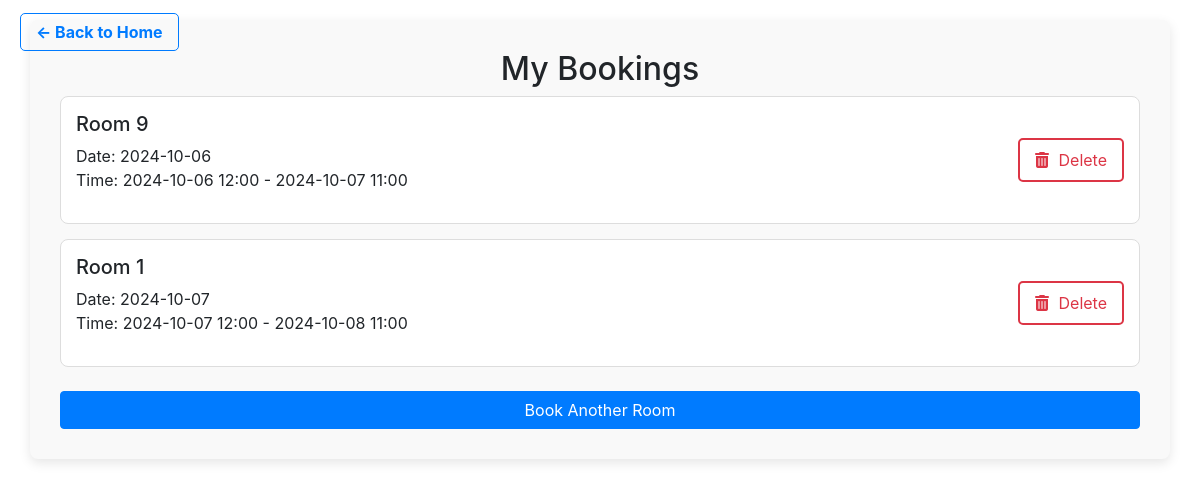
The page /my_bookings (signed in) on the database its author committed.
### tables this page shows
CREATE TABLE bookings (id INTEGER PRIMARY KEY, user_id INTEGER, room_id INTEGER, date TEXT, start_time TEXT, end_time TEXT);

### app.py (the view)
@app.route('/my_bookings')
@login_required
def my_bookings():
    user_id = session['user_id']
    conn = sqlite3.connect('database.db')
    cursor = conn.cursor()
    cursor.execute('SELECT room_id, date, start_time, end_time FROM bookings WHERE user_id=?', (user_id,))
    bookings = cursor.fetchall()  # This will return a list of tuples
    conn.close()
    return render_template('my_bookings1.html', bookings=bookings)

### app.py (called while the page is built)
def login_required(f):
    @wraps(f)
    def decorated_function(*args, **kwargs):
        if 'user_id' not in session:
            flash("You need to be logged in to access this page.", "warning")
            return redirect(url_for('login'))  # Redirect to login page if user is not logged in
        return f(*args, **kwargs)
    return decorated_function

### templates/my_bookings1.html (shortened to what this page needs)
<!DOCTYPE html>
<html lang="en">
<head>
    <link href="https://stackpath.bootstrapcdn.com/bootstrap/4.5.2/css/bootstrap.min.css" rel="stylesheet">
    <link rel="stylesheet" type="text/css" href="{{ url_for('static', filename='styles.css') }}">
</head>
<body>
    <div class="back-to-home">
        <a href="/home">&larr; Back to Home</a>
    </div>
    <div class="container bookings-container">
        <h2 class="text-center">My Bookings</h2>
        <div id="bookingList">
            {% for booking in bookings %}
            <div class="booking-item">
                <div>
                    <h5>Room {{ booking[0] }}</h5>
                    <p>Date: {{ booking[1] }} <br> Time: {{ booking[2] }} - {{ booking[3] }}</p>
                </div>
                <div>
                    <form method="POST" action="/delete_booking" class="d-inline">
                        <button type="submit" class="delete-btn"
                            onclick="return confirm('Are you sure you want to delete this booking?')">
                            <i class="fas fa-trash-alt"></i> Delete
                        </button>
                    </form>
                </div>
            </div>
            {% endfor %}
        </div>
        <a href="/book" class="btn btn-primary btn-block mt-4">Book Another Room</a>
    </div>
</body>
</html>

### templates/my_bookings1.html (style rules this page uses)
.bookings-container { margin-top: 20px; padding: 30px; background-color: #f9f9f9; border-radius: 8px; box-shadow: 0 4px 12px rgba(0, 0, 0, 0.1); }
.booking-item { display: flex; justify-content: space-between; align-items: center; padding: 15px; border: 1px solid #ddd; margin-bottom: 15px; border-radius: 8px; background-color: #fff; transition: box-shadow 0.2s ease; }
.back-to-home { position: absolute; top: 20px; left: 20px; }
.back-to-home a { color: #007bff; text-decoration: none; font-weight: bold; border: 1px solid #007bff; padding: 8px 15px; border-radius: 5px; transition: background-color 0.3s ease, color 0.3s ease; }
.delete-btn { background-color: transparent; color: #dc3545; border: 2px solid #dc3545; padding: 8px 15px; border-radius: 5px; cursor: pointer; transition: background-color 0.3s ease, color 0.3s ease; }
.delete-btn i { margin-right: 5px; }

### rows shown on the page
bookings: room "9", date "2024-10-06", start_time "2024-10-06 12:00", end_time "2024-10-07 11:00"
bookings: room "1", date "2024-10-07", start_time "2024-10-07 12:00", end_time "2024-10-08 11:00"
